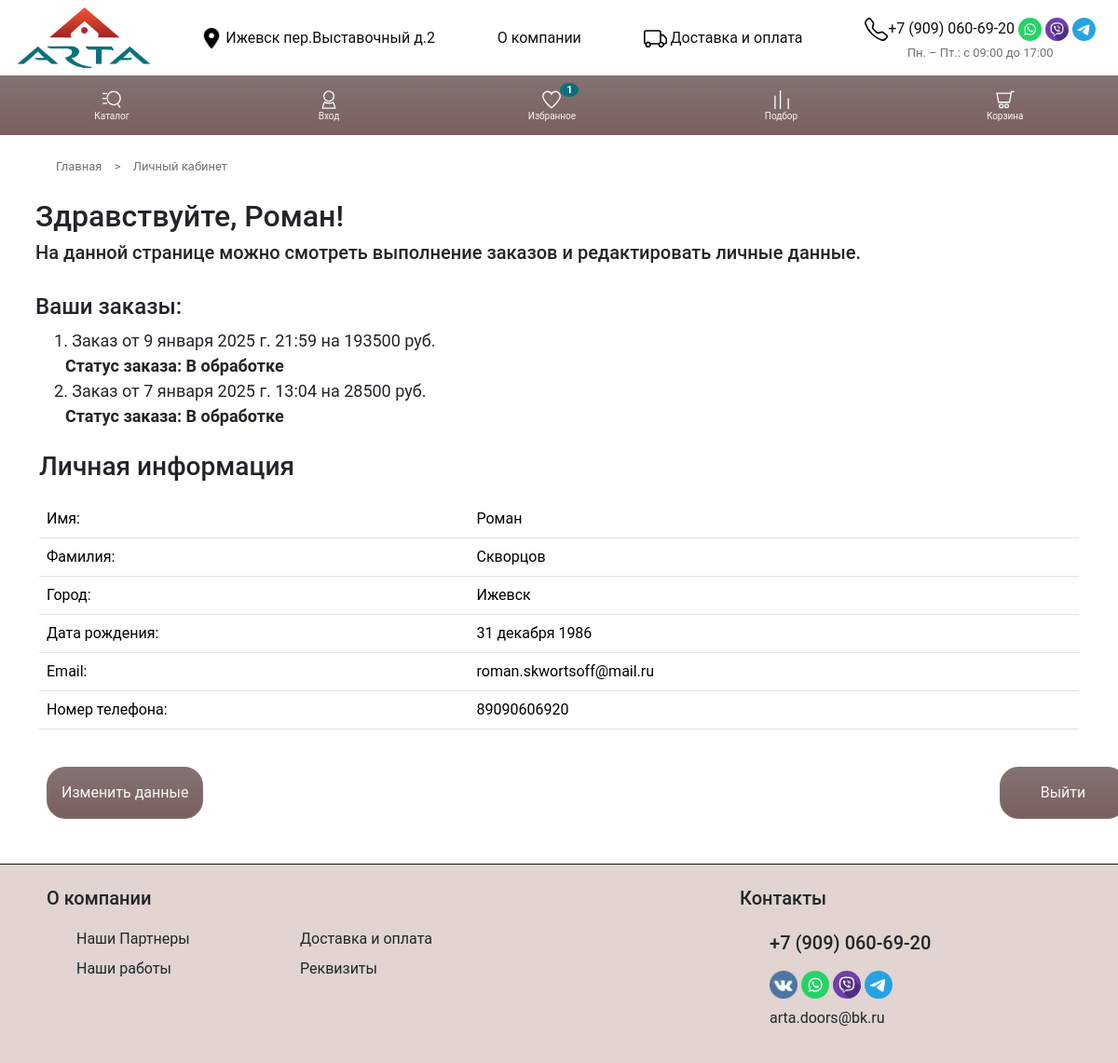
The app's page /profile/ (signed in), older data.
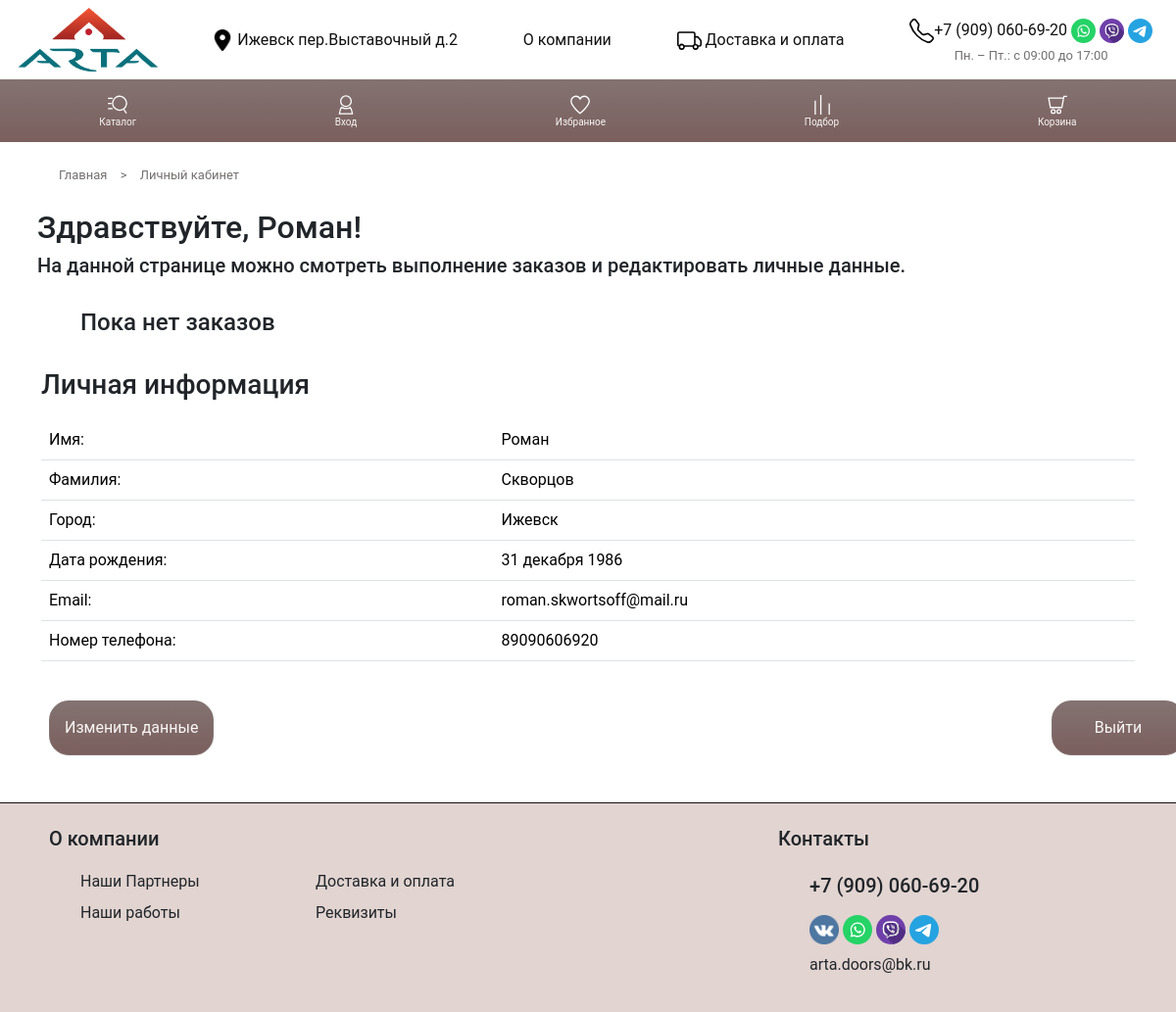
The same page, newer data.
### shop/models.py (models this page shows)
class Order(models.Model):
    STATUS_CHOICES = [
        ('processing', 'В обработке'),
        ('agreement', 'Заключение договора'),
        ('paid', 'В работе'),
        ('ready', 'Готов, ожидает отгрузку'),
        ('shipped', 'Отгружен'),
    ]
    DELIVERY_CHOICES = [
        ('company1', 'ТК Деловые линии'),
        ('company2', 'ТК КИТ'),
        ('company3', 'ТК Байкал-Сервис'),
        ('company4', 'Самовывоз'),
        ('company99', 'Сборный груз (проходящая машина), для близлежащих регионов'),
        ('custom', 'Другой вариант'),
    ]
    PAYMENT_CHOICES = [
        ('card', 'Оплата по QR коду'),
        ('transfer_to_card', 'Оплата переводом на карту'),
        ('bank_transfer_with_VAT', 'Банковский перевод с НДС'),
        ('bank_transfer_without_VAT', 'Банковский перевод без НДС'),
        ('card_in_office', 'Оплата картой в офисе'),
        ('cash', 'Оплата наличными в офисе'),
    ]
    user = models.ForeignKey(User, on_delete=models.SET_NULL, null=True, blank=True)
    session_key = models.CharField(max_length=40, null=True, blank=True)
    first_name = models.CharField(max_length=100)
    last_name = models.CharField(max_length=100)
    phone = models.CharField(max_length=15)
    email = models.EmailField()
    delivery_method = models.CharField(max_length=60, choices=DELIVERY_CHOICES)
    custom_delivery = models.CharField(max_length=200, blank=True, null=True)  # Если пользователь выбрал "Другая компания"
    payment_method = models.CharField(max_length=30, choices=PAYMENT_CHOICES)
    address = models.TextField()
    total_price = models.DecimalField(max_digits=10, decimal_places=2, default=0.00)
    status = models.CharField(max_length=20, choices=STATUS_CHOICES, default='processing')
    created_at = models.DateTimeField(auto_now_add=True)
    def __str__(self):
        return f"Order #{self.id} ({self.get_status_display()})"

### myauth/views.py (the view)
# urls.py: path('profile/', views.user_detail, name='user_detail'),
@login_required
def user_detail(request):
    profile = getattr(request.user, 'profile', None)
    if not profile:
        Profile.objects.create(user=request.user)  # Создаем профиль, если его нет
    orders = Order.objects.filter(user=request.user)
    print(orders)
    return render(request, 'user/user_detail.html', {'orders': orders})

### templates/user/user_detail.html (shortened to what this page needs)
{% extends 'base-page.html' %}
{% load static %}
{% block container %}
<main class="main">
  <div class="container">
    <br />
    <div class="row other_text">
      <div class="col"><a href="/">Главная </a> > <a href=".">Личный кабинет</a></div>
    </div>
    <br />
    <h2 class="row">
      Здравствуйте, {{ request.user.first_name }}!
    </h2>
    <h5 class="row">
      На данной странице можно смотреть выполнение заказов и редактировать личные данные.
    </h5>
    <br>
    {% if orders %}
    <h4 class="row">Ваши заказы:</h4>
            {% for order in orders reversed %}
            <a href="{% url 'user_order' pk=order.id %}"> <div class="row" style="margin-left: 1rem; font-size: 18px;"> {{ forloop.counter }}. Заказ от {{ order.created_at }} на {{ order.total_price|floatformat:0 }} руб. <strong>Статус заказа: {{ order.status }}</strong></div></a>
            {% endfor %}
    {% else %}
    <h4 class="row" style="margin-left: 40px;"> Пока нет заказов </h4>
    {% endif %}
    <br>
    <h3 style="margin-bottom: 20px;">Личная информация</h3>
    <table class="table">
      <tbody>
        <tr>
          <td>Имя:</td>
          <td>{{ request.user.first_name }}</td>
        </tr>
        <tr>
          <td>Фамилия:</td>
          <td>{{ request.user.last_name }}</td>
        </tr>
        <tr>
          <td>Город:</td>
          <td>{{ request.user.profile.city }}</td>
        </tr>
        <tr>
          <td>Дата рождения:</td>
          <td>{{ request.user.profile.birth_date|date:"d E Y" }}</td>
        </tr>
        <tr>
          <td>Email:</td>
          <td>{{ request.user.email }}</td>
        </tr>
        <tr>
          <td>Номер телефона:</td>
          <td>{{ request.user.profile.phone_number }}</td>
        </tr>
      </tbody>
    </table>
    <br>
    <div class="nav-buttons">
    <div class="row d-flex justify-content-space-beetwen">
      <div class="col"><a href="{% url 'edit_user' %}" class="mybtn">Изменить данные</a></div>
      <div class="col-1"><a href="{% url 'logout' %}" class="mybtn">Выйти</a></div></div>
    </div>
    <br>
    <br>
   </div>
</main>
{% endblock container %}

Row changes from the older to the newer data that the page shows:
removed Order: created_at "9 января 2025 г. 21:59", total_price "193500", status "В обработке"
removed Order: created_at "7 января 2025 г. 13:04", total_price "28500", status "В обработке"
Text that changed along with them:
{{ favorites_count }}: "1" → (not shown)
text no longer shown: "Ваши заказы:"
text now shown: "Пока нет заказов"
